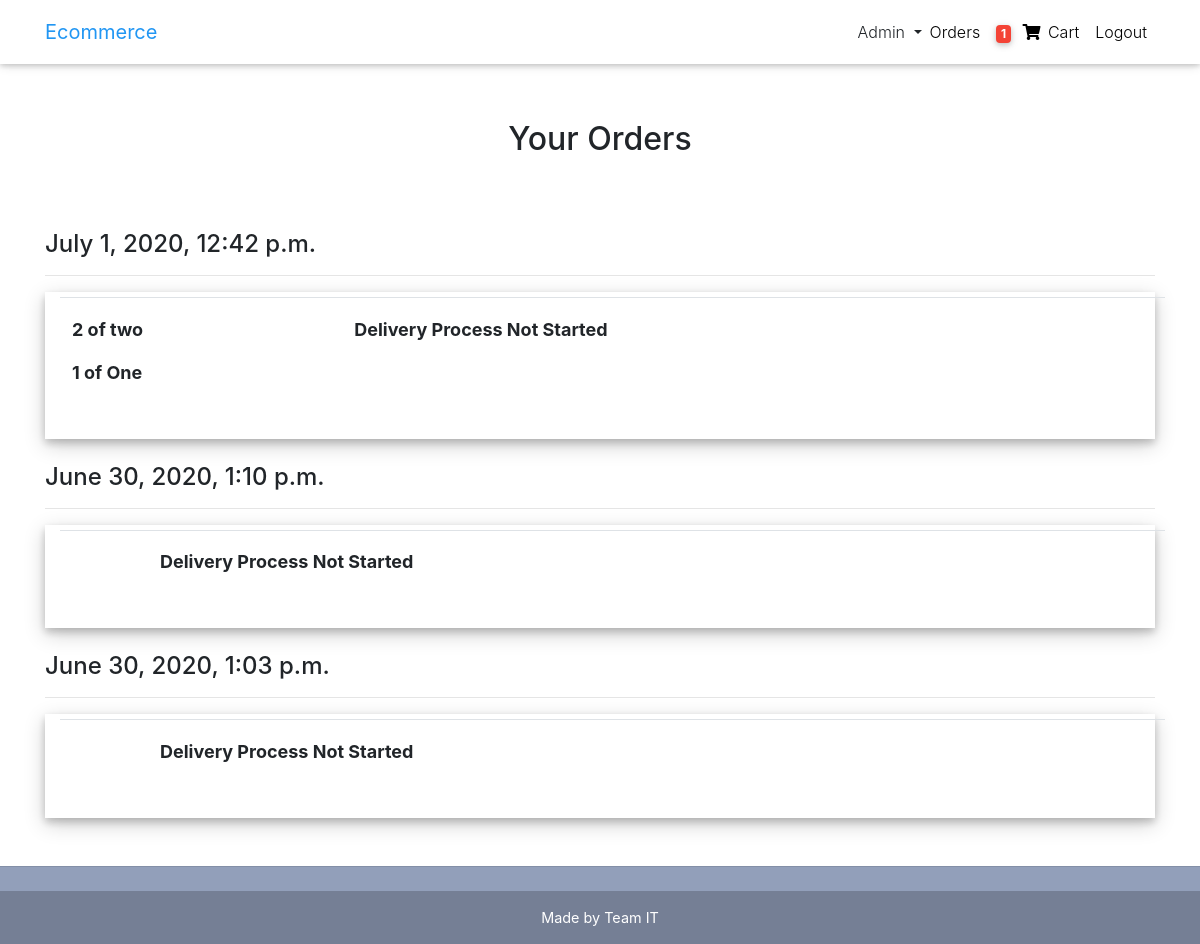
Page /cust-orders/ (signed in) on the committed database.
### core/models.py (models this page shows, shortened)
class Order(models.Model):
    user = models.ForeignKey(settings.AUTH_USER_MODEL,
                             on_delete=models.CASCADE)
    items = models.ManyToManyField(OrderItem)
    start_date = models.DateTimeField(auto_now_add=True)
    ordered_date = models.DateTimeField()
    ordered = models.BooleanField(default=False)
    shipping_address = models.ForeignKey(
        'Address', related_name='shipping_address', on_delete=models.SET_NULL, blank=True, null=True)
    being_delivered = models.BooleanField(default=False)
    received = models.BooleanField(default=False)
    class Meta:
        ordering = ["-ordered_date"]

class OrderItem(models.Model):
    user = models.ForeignKey(settings.AUTH_USER_MODEL,
                             on_delete=models.CASCADE)
    ordered = models.BooleanField(default=False)
    item = models.ForeignKey(Item, on_delete=models.CASCADE)
    quantity = models.IntegerField(default=1)
    def __str__(self):
        return f"{self.quantity} of {self.item.title}"

class Item(models.Model):
    title = models.CharField(max_length=100)
    price = models.FloatField()
    discount_price = models.FloatField(blank=True, null=True)
    category = models.IntegerField(choices=CATEGORY_CHOICES)
    label = models.IntegerField(choices=LABEL_CHOICES)
    slug = models.SlugField()
    description = models.TextField()
    image = models.ImageField(blank=True,default='default.jpg')

### core/views.py (the view)
# urls.py: path('cust-orders/', views.CustOrders, name='cust-orders'),
def CustOrders(request):
    model = Order
    temp=User
    template_name = "orders.html"
    order=Order.objects.filter(user=request.user)
    return render(request,'orders.html',{'order':order})

### core/templatetags/cart_template_tags.py (called while the page is built)
@register.filter
def cart_item_count(user):
    if user.is_authenticated:
        qs = Order.objects.filter(user=user, ordered=False)
        if qs.exists():
            return qs[0].items.count()
    return 0

### core/templates/orders.html (shortened to what this page needs)
{% extends "base.html" %}
{% load static %}
{% block content %}
<section>
    <div class='container wow fadeIn'>
    <h2 class="my-5 h2 text-center">Your Orders</h2>
    {% for ord in order %}
    {% if ord.ordered %}
    <span class="my-5 h4 text-left">{{ord.ordered_date}}</span><hr>
    <div class="container container1 wow fadeIn">
        <div class="row">
            <table class="table table2">
                <tr>
                <td>{% for i in ord.items.all %}
                        <p>{{i}}</p>
                    {% endfor %}
                </td>
                <td>{% if ord.received %}
                    <p>Received</p>
                {% elif ord.being_delivered%}
                    <p>On Delivery</p>
                {% else %}
                    <p>Delivery Process Not Started</p>
                {% endif %}
                </td>
                </tr>
            </table>
        </div>
    </div>
    {% endif %}
    <br>
    {% endfor %}
    </div>
</section>
{% endblock content %}

### core/templates/navbar.html (shortened to what this page needs)
{% load cart_template_tags %}
<nav class="navbar fixed-top navbar-expand-lg navbar-light white scrolling-navbar">
  <div class="container">
    <a class="navbar-brand waves-effect" href="{% url 'core:home' %}">
      <span class="font-weight-bolder blue-text">Ecommerce</span>
    </a>
    <div class="collapse navbar-collapse" id="navbarSupportedContent">
      <ul class="navbar-nav nav-flex-icons">
        {% if request.user.is_superuser %}
        <li class='nav-item'>
          <div class="dropdown show" style="margin-top: 8px;">
            <a class="av-link waves-effect dropdown-toggle" type="button" id="dropdownMenuButton" data-toggle="dropdown" aria-haspopup="true" aria-expanded="false">
              <span class="clearfix d-block d-sm-inline-block"> Admin </span>
            </a>
          </div>
        </li>
        <li class="nav-item">
          <a href="{% url 'core:cust-orders' %}" class="nav-link waves-effect">
            <span class="clearfix d-block d-sm-inline-block"> Orders </span>
          </a>
        </li>
        <li class="nav-item">
          <a href="{% url 'core:order-summary' %}" class="nav-link waves-effect">
            <span class="badge red z-depth-1 mr-1"> {{ request.user|cart_item_count }} </span>
            <i class="fas fa-shopping-cart"></i>
            <span class="clearfix d-none d-sm-inline-block"> Cart </span>
          </a>
        </li>
        <li class="nav-item">
          <a class="nav-link waves-effect" href="{% url 'account_logout' %}">
            <span class="clearfix d-block d-sm-inline-block"> Logout </span>
          </a>
        </li>
        {% endif %}
      </ul>
    </div>
  </div>
</nav>

### core/templates/orders.html (style rules this page uses)
.container1 { padding: 5px; padding-left: 30px; box-shadow: 0 4px 8px 0 rgba(0, 0, 0, 0.2), 0 6px 20px 0 rgba(0, 0, 0, 0.19); }
.table2 tr td p { font-size:18px; font-weight:bold; }

### rows in the picture
Order: ordered_date "July 1, 2020, 12:42 p.m.", received "Delivery Process Not Started"
OrderItem: quantity+item "2 of two"
OrderItem: quantity+item "1 of One"
Order: ordered_date "June 30, 2020, 1:10 p.m.", received "Delivery Process Not Started"
Order: ordered_date "June 30, 2020, 1:03 p.m.", received "Delivery Process Not Started"

### other values in the picture
{{ request.user|cart_item_count }} "1"
